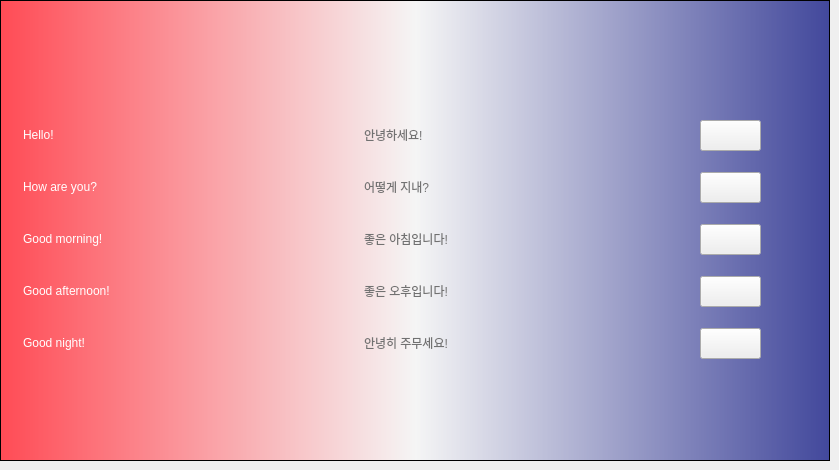
  <widget class="QWidget" name="tab_8">
   <attribute name="title">
    <string>Korean</string>
   </attribute>
   <widget class="QFrame" name="frame_8">
    <property name="geometry">
     <rect>
      <x>0</x>
      <y>0</y>
      <width>830</width>
      <height>461</height>
     </rect>
    </property>
    <property name="styleSheet">
     <string notr="true">QFrame {
	color: white;
}

QFrame#frame_8 {
	background-color: qlineargradient(spread:pad, x1:0, y1:0, x2:1, y2:0, stop:0 rgba(255, 75, 85, 255), stop:0.5 rgba(245, 245, 245, 255), stop:1 rgba(65, 71, 155, 255));
}</string>
    </property>
    <property name="frameShape">
     <enum>QFrame::StyledPanel</enum>
    </property>
    <property name="frameShadow">
     <enum>QFrame::Raised</enum>
    </property>
    <widget class="QLabel" name="lb_flag_korean">
     <property name="geometry">
      <rect>
       <x>364</x>
       <y>20</y>
       <width>102</width>
       <height>64</height>
      </rect>
     </property>
     <property name="styleSheet">
      <string notr="true"/>
     </property>
     <property name="text">
      <string/>
     </property>
    </widget>
    <widget class="QLabel" name="label_75">
     <property name="geometry">
      <rect>
       <x>23</x>
       <y>112</y>
       <width>100</width>
       <height>46</height>
      </rect>
     </property>
     <property name="styleSheet">
      <string notr="true">font: 75 28pt &quot;Trebuchet MS&quot;;</string>
     </property>
     <property name="text">
      <string>Hello!</string>
     </property>
    </widget>
    <widget class="QLabel" name="label_76">
     <property name="geometry">
      <rect>
       <x>23</x>
       <y>320</y>
       <width>196</width>
       <height>46</height>
      </rect>
     </property>
     <property name="styleSheet">
      <string notr="true">font: 75 28pt &quot;Trebuchet MS&quot;;</string>
     </property>
     <property name="text">
      <string>Good night!</string>
     </property>
    </widget>
    <widget class="QLabel" name="label_77">
     <property name="geometry">
      <rect>
       <x>23</x>
       <y>164</y>
       <width>219</width>
       <height>46</height>
      </rect>
     </property>
     <property name="styleSheet">
      <string notr="true">font: 75 28pt &quot;Trebuchet MS&quot;;</string>
     </property>
     <property name="text">
      <string>How are you?</string>
     </property>
    </widget>
    <widget class="QLabel" name="label_78">
     <property name="geometry">
      <rect>
       <x>23</x>
       <y>216</y>
       <width>246</width>
       <height>46</height>
      </rect>
     </property>
     <property name="styleSheet">
      <string notr="true">font: 75 28pt &quot;Trebuchet MS&quot;;</string>
     </property>
     <property name="text">
      <string>Good morning!</string>
     </property>
    </widget>
    <widget class="QLabel" name="label_79">
     <property name="geometry">
      <rect>
       <x>23</x>
       <y>268</y>
       <width>273</width>
       <height>46</height>
      </rect>
     </property>
     <property name="styleSheet">
      <string notr="true">font: 75 28pt &quot;Trebuchet MS&quot;;</string>
     </property>
     <property name="text">
      <string>Good afternoon!</string>
     </property>
    </widget>
    <widget class="QPushButton" name="bt_korean_1">
     <property name="enabled">
      <bool>true</bool>
     </property>
     <property name="geometry">
      <rect>
       <x>700</x>
       <y>120</y>
       <width>61</width>
       <height>31</height>
      </rect>
     </property>
     <property name="styleSheet">
      <string notr="true"/>
     </property>
     <property name="text">
      <string/>
     </property>
    </widget>
    <widget class="QPushButton" name="bt_korean_2">
     <property name="geometry">
      <rect>
       <x>700</x>
       <y>172</y>
       <width>61</width>
       <height>31</height>
      </rect>
     </property>
     <property name="text">
      <string/>
     </property>
    </widget>
    <widget class="QPushButton" name="bt_korean_3">
     <property name="geometry">
      <rect>
       <x>700</x>
       <y>224</y>
       <width>61</width>
       <height>31</height>
      </rect>
     </property>
     <property name="text">
      <string/>
     </property>
    </widget>
    <widget class="QPushButton" name="bt_korean_4">
     <property name="geometry">
      <rect>
       <x>700</x>
       <y>276</y>
       <width>61</width>
       <height>31</height>
      </rect>
     </property>
     <property name="text">
      <string/>
     </property>
    </widget>
    <widget class="QPushButton" name="bt_korean_5">
     <property name="geometry">
      <rect>
       <x>700</x>
       <y>328</y>
       <width>61</width>
       <height>31</height>
      </rect>
     </property>
     <property name="text">
      <string/>
     </property>
    </widget>
    <widget class="QLabel" name="label_80">
     <property name="geometry">
      <rect>
       <x>364</x>
       <y>216</y>
       <width>261</width>
       <height>46</height>
      </rect>
     </property>
     <property name="styleSheet">
      <string notr="true">font: 75 28pt &quot;Trebuchet MS&quot;;
color: #717171;</string>
     </property>
     <property name="text">
      <string>좋은 아침입니다!</string>
     </property>
    </widget>
    <widget class="QLabel" name="label_81">
     <property name="geometry">
      <rect>
       <x>364</x>
       <y>164</y>
       <width>219</width>
       <height>46</height>
      </rect>
     </property>
     <property name="styleSheet">
      <string notr="true">font: 75 28pt &quot;Trebuchet MS&quot;;
color: #717171;</string>
     </property>
     <property name="text">
      <string>어떻게 지내?</string>
     </property>
    </widget>
    <widget class="QLabel" name="label_82">
     <property name="geometry">
      <rect>
       <x>364</x>
       <y>268</y>
       <width>273</width>
       <height>46</height>
      </rect>
     </property>
     <property name="styleSheet">
      <string notr="true">font: 75 28pt &quot;Trebuchet MS&quot;;
color: #717171;</string>
     </property>
     <property name="text">
      <string>좋은 오후입니다!</string>
     </property>
    </widget>
    <widget class="QLabel" name="label_83">
     <property name="geometry">
      <rect>
       <x>364</x>
       <y>320</y>
       <width>261</width>
       <height>46</height>
      </rect>
     </property>
     <property name="styleSheet">
      <string notr="true">font: 75 28pt &quot;Trebuchet MS&quot;;
color: #717171;</string>
     </property>
     <property name="text">
      <string>안녕히 주무세요!</string>
     </property>
    </widget>
    <widget class="QLabel" name="label_84">
     <property name="geometry">
      <rect>
       <x>364</x>
       <y>112</y>
       <width>221</width>
       <height>46</height>
      </rect>
     </property>
     <property name="styleSheet">
      <string notr="true">font: 75 28pt &quot;Trebuchet MS&quot;;
color: #717171;</string>
     </property>
     <property name="text">
      <string>안녕하세요!</string>
     </property>
    </widget>
   </widget>
  </widget>
